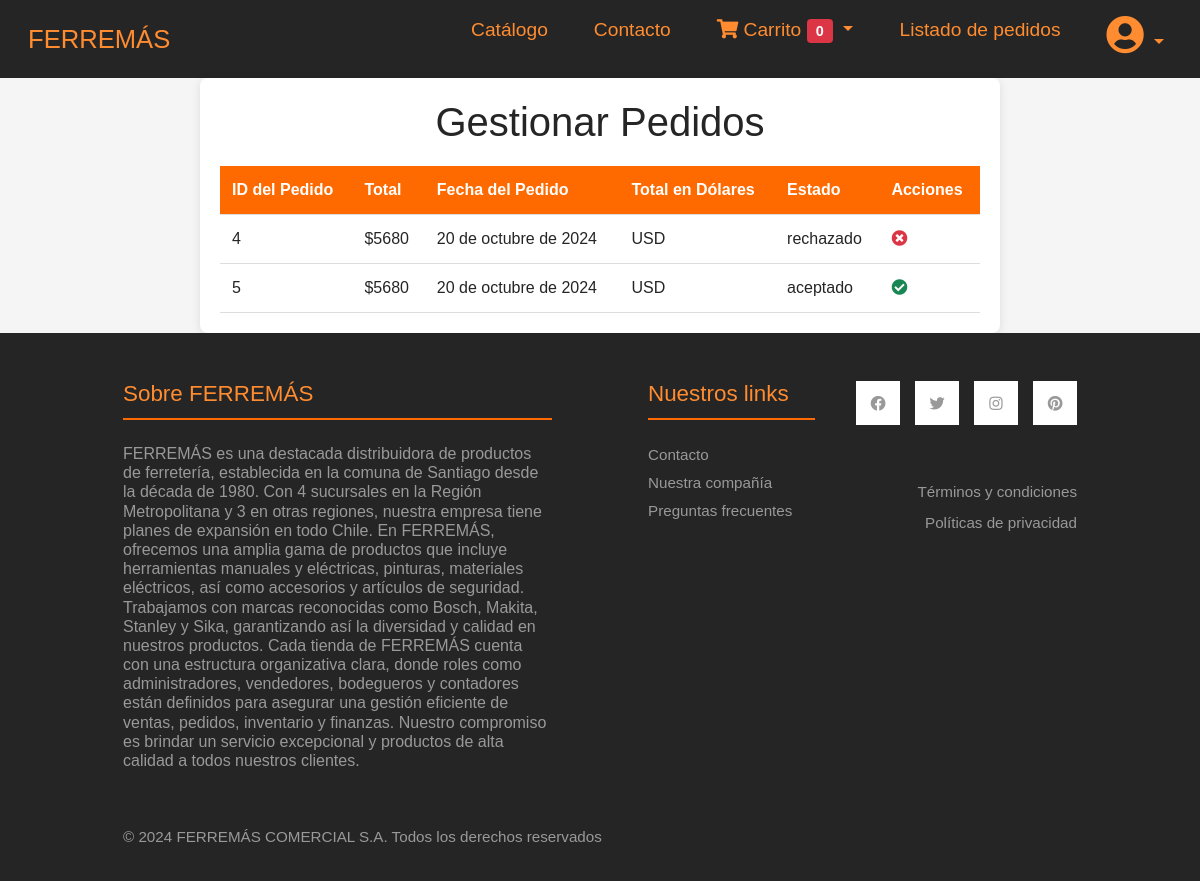
Page /pedidos/ (signed in) on the earlier database version.
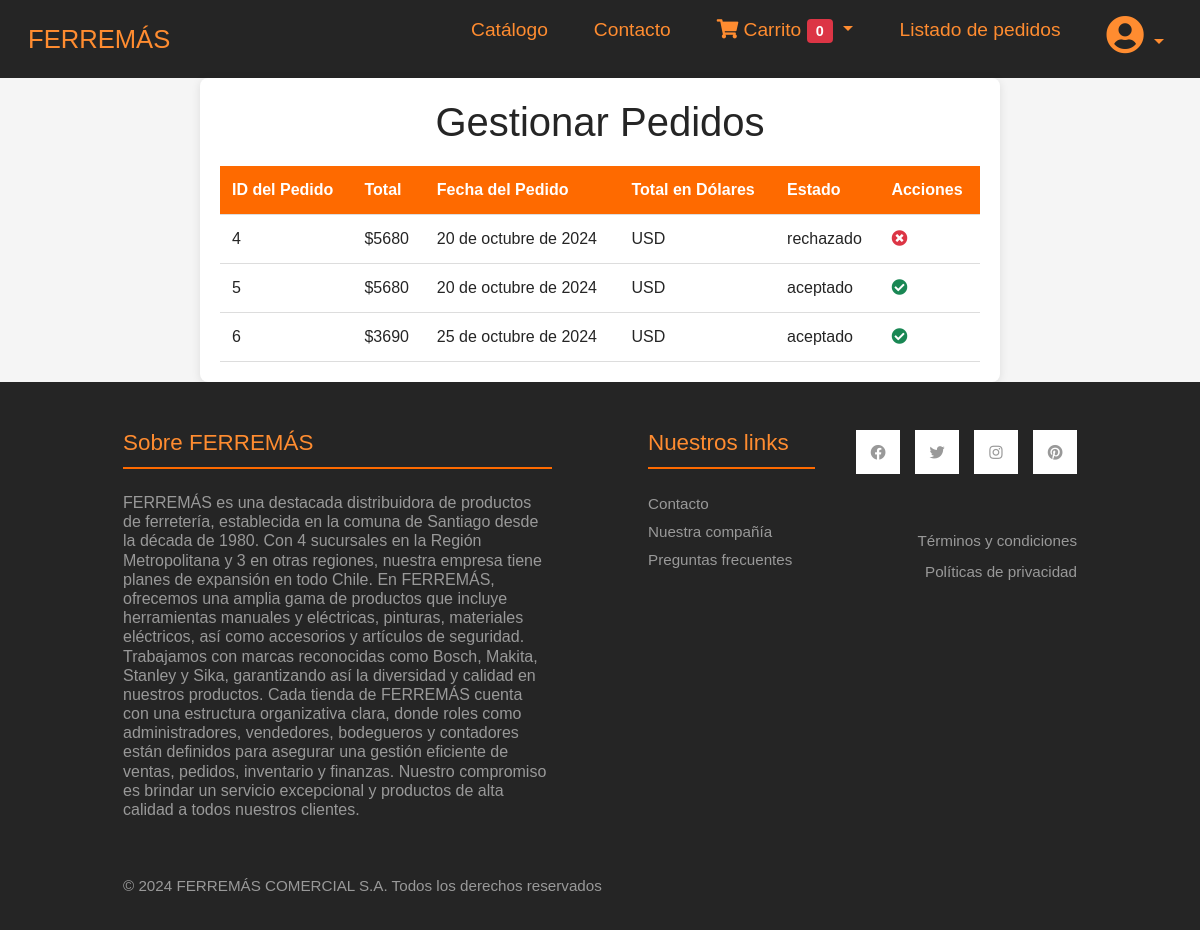
Same page on the later database version.
### app/models.py (models this page shows, shortened)
class Pedidos(models.Model):
    ESTADO_CHOICES = [
            ('pendiente', 'Pendiente'),
            ('aceptado', 'Aceptado'),
            ('rechazado', 'Rechazado'),
        ]
    fecha_pedido = models.DateField(auto_now_add=True)
    cliente = models.ForeignKey(settings.AUTH_USER_MODEL, on_delete=models.CASCADE)
    total = models.IntegerField()
    tipo_pago = models.CharField(max_length=50)
    estado = models.CharField(max_length=10, choices=ESTADO_CHOICES, default='pendiente')

### app/views.py (the view)
# urls.py: path('pedidos/', listar_pedidos, name='listar_pedidos'),
@permission_required('app.change_pedidos')
def listar_pedidos(request):
    pedidos = Pedidos.objects.all()
    for pedido in pedidos:
        pedido.productos = ProductoPedido.objects.filter(pedido=pedido)
    return render(request, 'app/listar_pedidos.html', {'pedidos': pedidos})

### app/context_processor.py (called while the page is built)
def total_carrito(request):
    carrito = request.session.get('carrito', {})
    total = sum(float(item['acumulado']) * item['cantidad'] for item in carrito.values() if 'acumulado' in item)
    return {'total_carrito': total}

### app/templates/app/listar_pedidos.html (shortened to what this page needs)
{% include "app/base/header.html" %}
<main>
    <div class="container">
        <h1>Gestionar Pedidos</h1>
        <table class="pedido-table">
            <thead>
                <tr>
                    <th>ID del Pedido</th>
                    <th>Total</th>
                    <th>Fecha del Pedido</th>
                    <th>Total en Dólares</th>
                    <th>Estado</th>
                    <th>Acciones</th>
                </tr>
            </thead>
            <tbody>
                {% for pedido in pedidos %}
                    <tr>
                        <td>{{ pedido.id }}</td>
                        <td>${{ pedido.total }}</td>
                        <td>{{ pedido.fecha_pedido }}</td>
                        <td>{{ pedido.total_en_dolares|floatformat:2 }} USD</td>
                        <td>{{ pedido.estado }}</td>
                        <td>
                            {% if pedido.estado == 'pendiente' %}
                                <a href="{% url 'confirmar_pedido' pedido.id %}" class="btn-success btn">Aceptar</a>
                                <a href="{% url 'rechazar_pedido' pedido.id %}" class="btn-danger btn">Rechazar</a>
                            {% elif pedido.estado == 'aceptado' %}
                                <i class="fa fa-check-circle text-success"></i>
                            {% elif pedido.estado == 'rechazado' %}
                                <i class="fa fa-times-circle text-danger"></i>
                            {% endif %}
                        </td>
                    </tr>
                {% empty %}
                    <tr>
                        <td colspan="5">No hay pedidos para gestionar.</td>
                    </tr>
                {% endfor %}
            </tbody>
        </table>
    </div>
</main>
{% include "app/base/footer.html" %}

Differences in the rows shown:
added Pedidos: id "6", total "3690", fecha_pedido "25 de octubre de 2024", estado "aceptado"
